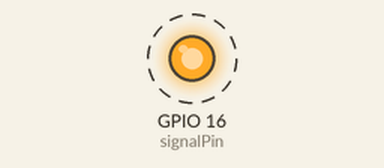
A sketch run on a simulated ESP32. Shown: output pins drawn as LEDs (lit = HIGH). Dashed ring = blinking. What the sketch prints to the serial monitor is not drawn.

Above: at 2.5 s.
Timing chart, 0 to 6.6 s (numbered marks = the images above):
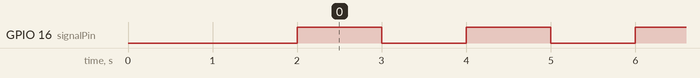

Measured:
- by itself, GPIO 16 (signalPin): alternates HIGH for 1.0 s and LOW for 1.0 s

The sketch:

relay_test.ino
```cpp
int signalPin = 16;

void setup() {
    Serial.begin(115200);
    delay(2000);
    Serial.println("Lelay Module Test");
    pinMode(signalPin, OUTPUT);
}

void loop() {
    Serial.println("On");
    digitalWrite(signalPin, HIGH);
    delay(1000);
    Serial.println("Off");
    digitalWrite(signalPin, LOW);
    delay(1000);
}
```
